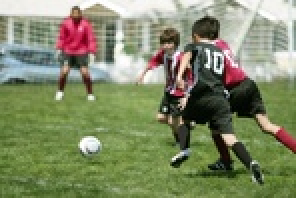
#> input picture openCv quickstart/players.jpg, 148 x 99 px, shrunk from 544 x 363 before the run (shown 2 times larger); the run also reads 1 picture not shown here
$ jupyter execute 'Feature and Face Detection.ipynb'
#> lines starting #> are read from the running program, lines starting #| are printed output that depends on the picture; after the words box and inside, x2 and y2 are one past the last pixel; in counts of white or black regions, pixels touching at a corner belong together; long printed decimals are rounded
[cell 1]
import numpy as np
import cv2

# Application of template Matching

[cell 2]
template = cv2.imread('template.jpg', 0)
frame = cv2.imread('players.jpg', 0)
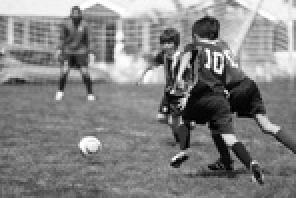
#> frame: shape (99, 148) (shown 2 times larger); min 0, max 255, mean 131.5

[cell 3]
cv2.imshow('frame', frame)
cv2.imshow('template', template)

#the template matching
result = cv2.matchTemplate(frame, template, cv2.TM_CCOEFF_NORMED)
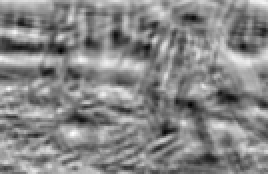
#> result: shape (87, 134) float32 (shown 2 times larger); min -0.547, max 0.526, mean 0.0207; drawn with min black and max white

#getting the maximum brightness
min_val, max_val, min_loc, max_loc = cv2.minMaxLoc(result)
#> min_val = -0.547; max_val = 0.526; min_loc = (30, 25); max_loc = (36, 66)
print(max_val, max_loc)
#| 0.5259 (36, 66)
cv2.circle(result, max_loc, 15, 255, 2)
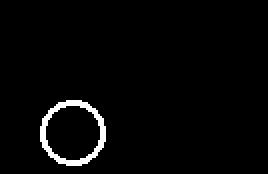
#> result: shape (87, 134) float32 (shown 2 times larger); 2.4% of pixels changed, all inside (x1, y1, x2, y2) = (20, 50, 53, 83); drawn with min black and max white

cv2.imshow('matching', result)
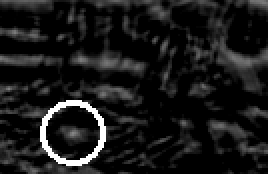
#> window 'matching': shape (87, 134) (shown 2 times larger); min 0, max 255, mean 25
cv2.waitKey(0)
cv2.destroyAllWindows()

# Haar Cascading/Face Detection

[cell 4]
#feature based machine learning
#cascade kinda: you start with obvious features and get more and more specific as
#you become more and more sure about your answer, saves computing power!

[cell 5]
img = cv2.imread('faces.jpeg',1)
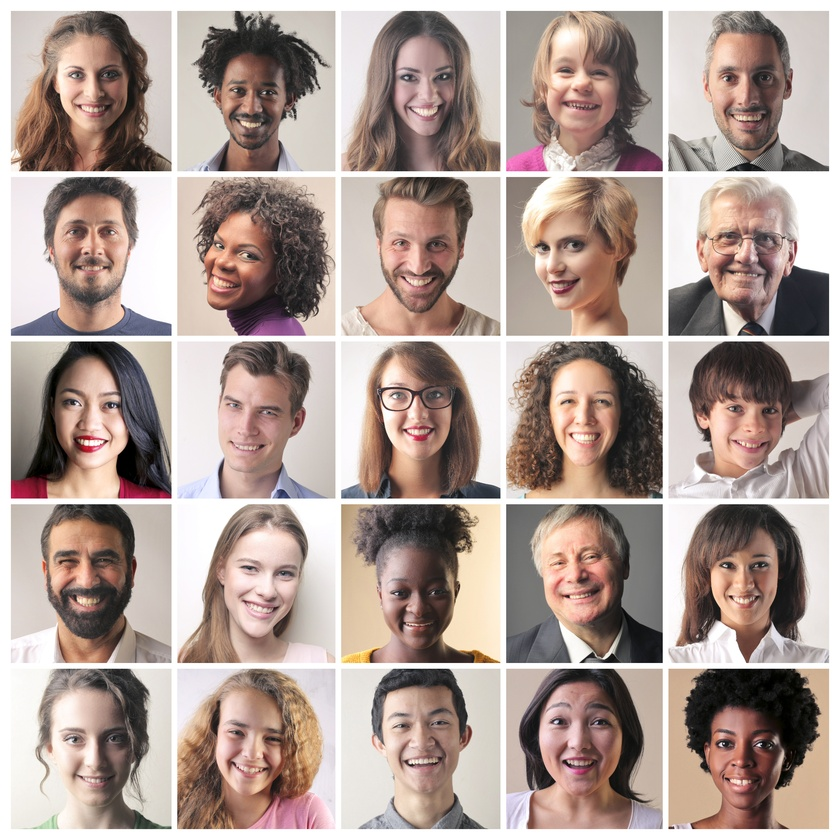
#> input picture openCv quickstart/faces.jpeg, 840 x 840 px, shrunk from 3080 x 3080 before the run
#> img is the input picture: shape (840, 840, 3); mean B, G, R 150.2, 157.5, 175
gray = cv2.cvtColor(img, cv2.COLOR_BGR2GRAY)
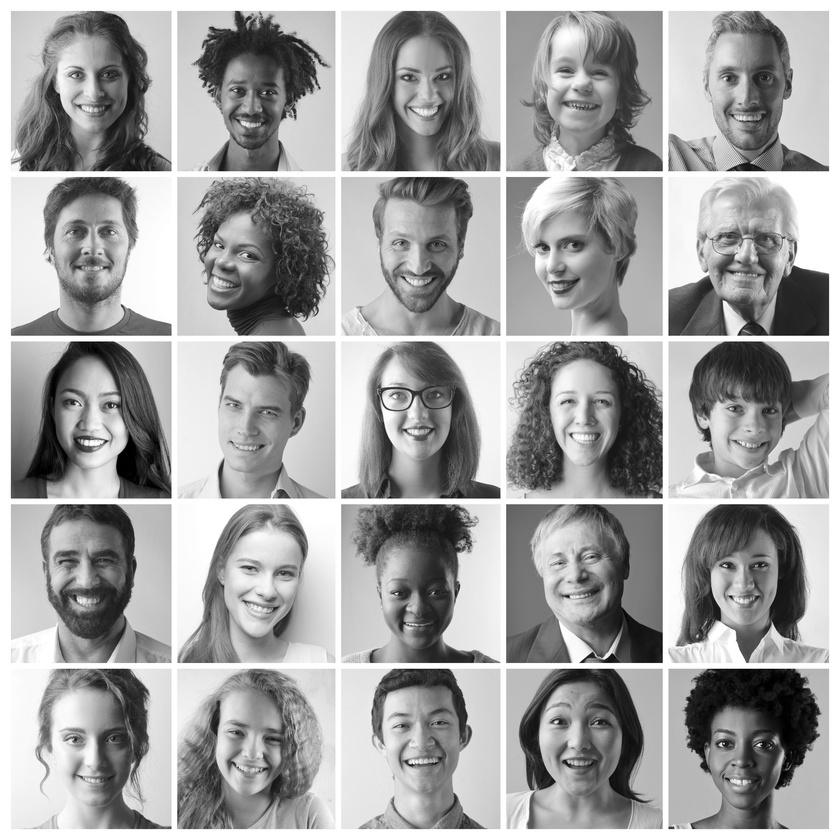
#> gray: shape (840, 840); min 0, max 255, mean 161.9
path = 'haarcascade_frontalface_default.xml'

#loads in the xml and does classifier stuff
face_cascade = cv2.CascadeClassifier(path)
faces = face_cascade.detectMultiScale(gray, scaleFactor=1.10, minNeighbors=5, minSize=(40,40))
#> faces = 25 rows, first 6: [212, 91, 69, 69], [196, 224, 64, 64], [526, 520, 96, 96], [375, 687, 96, 96], [49, 41, 87, 87], [214, 61, 75, 75]
print(len(faces))
#| 25

for (x, y, w, h) in faces:
    cv2.rectangle(img, (x,y), (x+w, y+h), (0,255,0), 2)
#> this loop made 25 passes
#> (x, y, w, h) on passes 1 to 12: (212, 91, 69, 69), (196, 224, 64, 64), (526, 520, 96, 96), (375, 687, 96, 96), (49, 41, 87, 87), (214, 61, 75, 75), (538, 367, 90, 90), (205, 375, 90, 90), (698, 707, 87, 87), (379, 43, 88, 88), (696, 203, 90, 90), (370, 206, 98, 98)
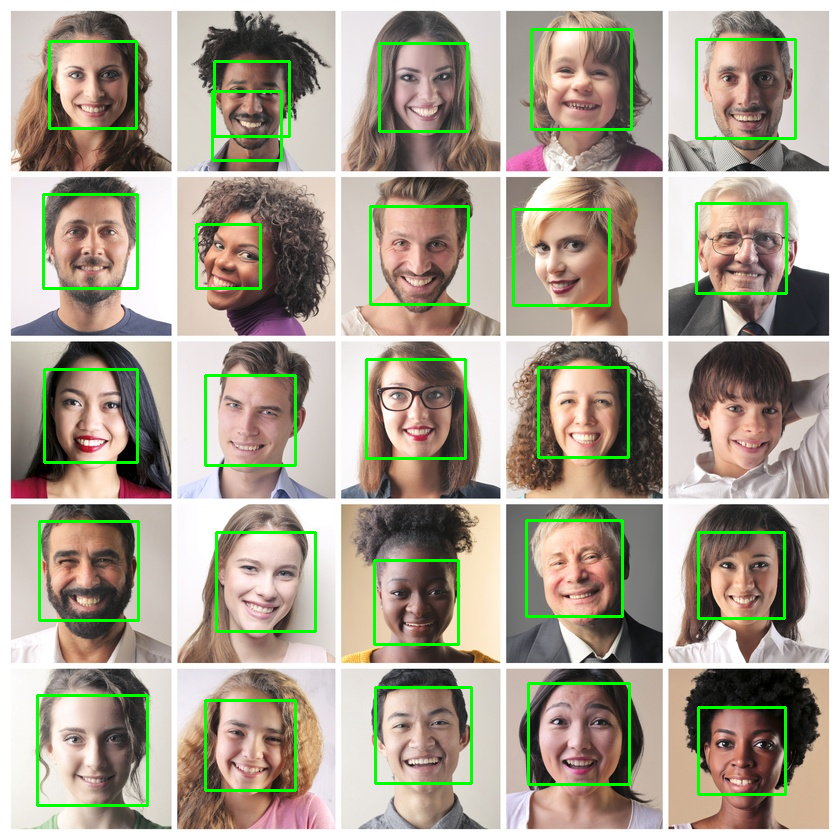
#> img: shape (840, 840, 3); 3.85% of pixels changed, all inside (x1, y1, x2, y2) = (36, 28, 797, 807)
cv2.imshow('img', img)

cv2.waitKey(0)
cv2.destroyAllWindows()

# Eye Detection Challenge

[cell 6]
import numpy as np
import cv2

img = cv2.imread("faces.jpeg",1)
gray = cv2.cvtColor(img, cv2.COLOR_BGR2GRAY)
path = "haarcascade_eye.xml"

eye_cascade = cv2.CascadeClassifier(path)

eyes = eye_cascade.detectMultiScale(gray, scaleFactor=1.02,minNeighbors=20,minSize=(10,10))
#> eyes = 45 rows, first 6: [553, 57, 25, 25], [64, 62, 26, 26], [96, 62, 25, 25], [429, 65, 24, 24], [396, 65, 26, 26], [752, 66, 25, 25]
print(len(eyes))
#| 45

for (x, y, w, h) in eyes:
    xc = (x + x+w)/2
    yc = (y + y+h)/2
    radius = w/2
    cv2.circle(img, (int(xc),int(yc)), int(radius), (255,0,0), 2)
#> this loop made 45 passes
#> (x, y, w, h, xc, yc, radius) on passes 1 to 12: (553, 57, 25, 25, 565.5, 69.5, 12.5), (64, 62, 26, 26, 77, 75, 13), (96, 62, 25, 25, 108.5, 74.5, 12.5), (429, 65, 24, 24, 441, 77, 12), (396, 65, 26, 26, 409, 78, 13), (752, 66, 25, 25, 764.5, 78.5, 12.5), (714, 63, 30, 30, 729, 78, 15), (226, 78, 25, 25, 238.5, 90.5, 12.5), (255, 80, 25, 25, 267.5, 92.5, 12.5), (562, 94, 24, 24, 574, 106, 12), (91, 219, 26, 26, 104, 232, 13), (551, 231, 28, 28, 565, 245, 14)
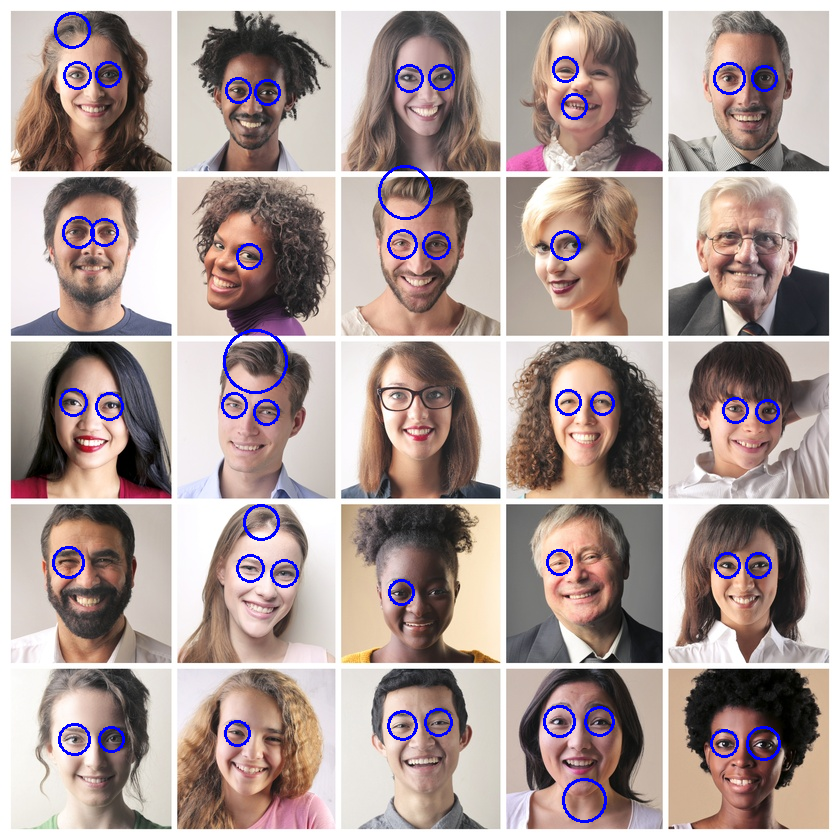
#> img: shape (840, 840, 3); 1.65% of pixels changed, all inside (x1, y1, x2, y2) = (52, 12, 781, 823)
cv2.imshow("Eyes",img)
cv2.waitKey(0)
cv2.destroyAllWindows()
